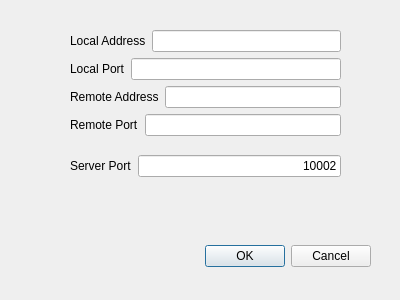
<?xml version="1.0" encoding="UTF-8"?>
<ui version="4.0">
 <class>NetworkParamDialog</class>
 <widget class="QDialog" name="NetworkParamDialog">
  <property name="geometry">
   <rect>
    <x>0</x>
    <y>0</y>
    <width>400</width>
    <height>300</height>
   </rect>
  </property>
  <property name="windowTitle">
   <string>Network parameters</string>
  </property>
  <widget class="QDialogButtonBox" name="buttonBox">
   <property name="geometry">
    <rect>
     <x>30</x>
     <y>240</y>
     <width>341</width>
     <height>32</height>
    </rect>
   </property>
   <property name="orientation">
    <enum>Qt::Horizontal</enum>
   </property>
   <property name="standardButtons">
    <set>QDialogButtonBox::Cancel|QDialogButtonBox::Ok</set>
   </property>
  </widget>
  <widget class="QWidget" name="layoutWidget">
   <property name="geometry">
    <rect>
     <x>70</x>
     <y>17</y>
     <width>271</width>
     <height>173</height>
    </rect>
   </property>
   <layout class="QVBoxLayout" name="verticalLayout_2">
    <item>
     <layout class="QVBoxLayout" name="verticalLayout">
      <item>
       <layout class="QHBoxLayout" name="horizontalLayout">
        <item>
         <widget class="QLabel" name="label_3">
          <property name="text">
           <string>Local Address</string>
          </property>
         </widget>
        </item>
        <item>
         <widget class="QLineEdit" name="localIPAddressLE">
          <property name="alignment">
           <set>Qt::AlignRight|Qt::AlignTrailing|Qt::AlignVCenter</set>
          </property>
         </widget>
        </item>
       </layout>
      </item>
      <item>
       <layout class="QHBoxLayout" name="horizontalLayout_2">
        <item>
         <widget class="QLabel" name="label_4">
          <property name="text">
           <string>Local Port</string>
          </property>
         </widget>
        </item>
        <item>
         <widget class="QLineEdit" name="localPortLE">
          <property name="alignment">
           <set>Qt::AlignRight|Qt::AlignTrailing|Qt::AlignVCenter</set>
          </property>
         </widget>
        </item>
       </layout>
      </item>
      <item>
       <layout class="QHBoxLayout" name="horizontalLayout_3">
        <item>
         <widget class="QLabel" name="label">
          <property name="text">
           <string>Remote Address</string>
          </property>
         </widget>
        </item>
        <item>
         <widget class="QLineEdit" name="remoteIPAddressLE">
          <property name="alignment">
           <set>Qt::AlignRight|Qt::AlignTrailing|Qt::AlignVCenter</set>
          </property>
         </widget>
        </item>
       </layout>
      </item>
      <item>
       <layout class="QHBoxLayout" name="horizontalLayout_4">
        <item>
         <widget class="QLabel" name="label_2">
          <property name="text">
           <string>Remote Port</string>
          </property>
         </widget>
        </item>
        <item>
         <widget class="QLineEdit" name="remotePortLE">
          <property name="alignment">
           <set>Qt::AlignRight|Qt::AlignTrailing|Qt::AlignVCenter</set>
          </property>
         </widget>
        </item>
       </layout>
      </item>
     </layout>
    </item>
    <item>
     <layout class="QHBoxLayout" name="horizontalLayout_5">
      <item>
       <widget class="QLabel" name="label_5">
        <property name="text">
         <string>Server Port</string>
        </property>
       </widget>
      </item>
      <item>
       <widget class="QLineEdit" name="serverPortLE">
        <property name="toolTip">
         <string>Port for File Transfer</string>
        </property>
        <property name="toolTipDuration">
         <number>5</number>
        </property>
        <property name="statusTip">
         <string/>
        </property>
        <property name="text">
         <string>10002</string>
        </property>
        <property name="alignment">
         <set>Qt::AlignRight|Qt::AlignTrailing|Qt::AlignVCenter</set>
        </property>
       </widget>
      </item>
     </layout>
    </item>
   </layout>
  </widget>
 </widget>
 <resources/>
 <connections>
  <connection>
   <sender>buttonBox</sender>
   <signal>accepted()</signal>
   <receiver>NetworkParamDialog</receiver>
   <slot>accept()</slot>
   <hints>
    <hint type="sourcelabel">
     <x>248</x>
     <y>254</y>
    </hint>
    <hint type="destinationlabel">
     <x>157</x>
     <y>274</y>
    </hint>
   </hints>
  </connection>
  <connection>
   <sender>buttonBox</sender>
   <signal>rejected()</signal>
   <receiver>NetworkParamDialog</receiver>
   <slot>reject()</slot>
   <hints>
    <hint type="sourcelabel">
     <x>316</x>
     <y>260</y>
    </hint>
    <hint type="destinationlabel">
     <x>286</x>
     <y>274</y>
    </hint>
   </hints>
  </connection>
 </connections>
</ui>
